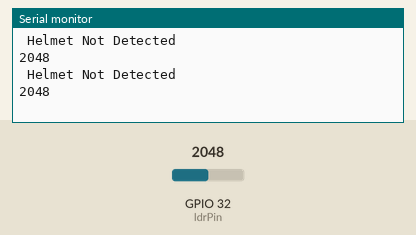
A sketch run on a simulated ESP32. Shown: the last lines printed to the serial monitor. The inputs (shaded band) are chosen by the test bench; at power-on: GPIO 32 (ldrPin) = 2048.

Above: at 1.8 s.
1.9 s: GPIO 32 (ldrPin) set to 560
At 2.5 s:
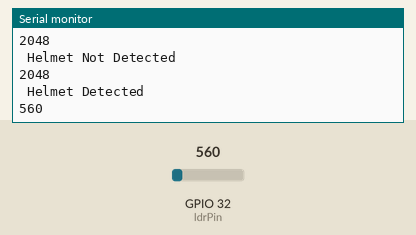
4.5 s: GPIO 32 (ldrPin) set to 491
At 5.8 s:
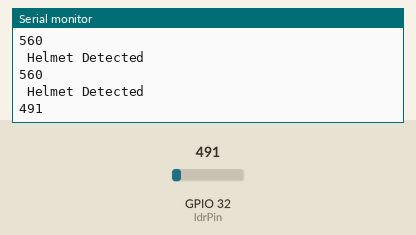
Timing chart, 0 to 7.5 s (numbered marks = the images above; inputs shaded):
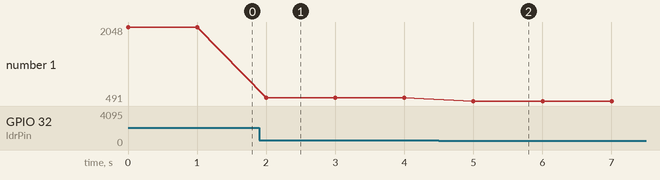

Measured:
- after the input at 1.9 s, the serial monitor: prints a new line after 0.10 s (image 1)
- after the input at 4.5 s, the serial monitor: prints a new line after 0.50 s (image 2)
- plotted number 1: 2048 → 560 after the input at 1.9 s, 560 → 491 after the input at 4.5 s

The sketch:

sketch_feb16a.ino
```cpp
const int ldrPin = 32;

void setup() {
  // put your setup code here, to run once:
    pinMode(ldrPin,INPUT);

    Serial.begin(9600);
}

void loop() {
  // put your main code here, to run repeatedly:
   int ldrValue = analogRead(ldrPin);
   if( ldrValue <= 600){
    Serial.println(" Helmet Detected ");
   }
   else{
      Serial.println(" Helmet Not Detected ");
   }

   Serial.println(ldrValue);
   delay(1000);
}
```
